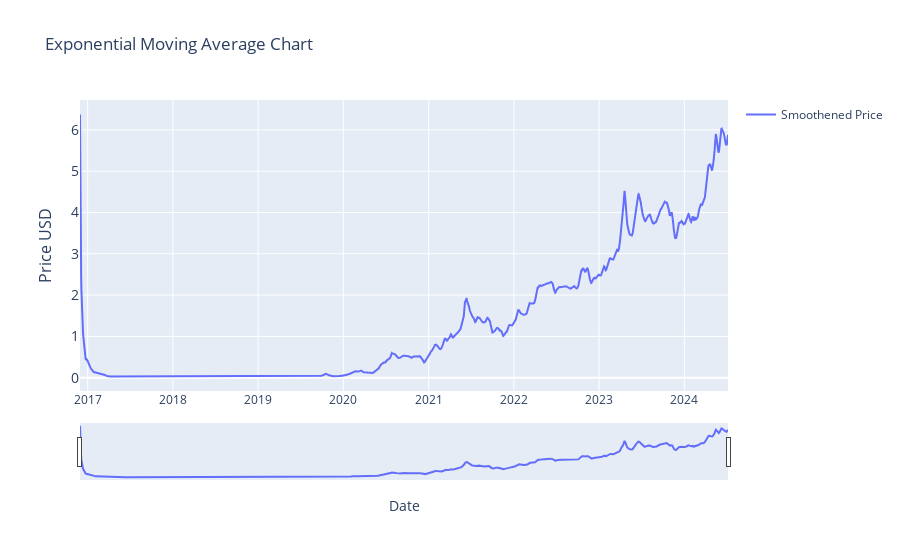

Write notebook code for a chart like this one.
### Markdown cell above
### exponential_moving_average

### Code cell
# Exponential Moving Average (EMA)  
 # | Part of Moving Averages (2) block

import plotly.graph_objects as go
import pandas as pd
from ipywidgets import interact, DatePicker
import numpy as np


df = current_item.copy()

# NOTE: Span = Used to calculate the decay factor. Higher span -> greater exponential smoothing
span = 10
df = calculate_ema(df, span)

start_date_picker = DatePicker(description='Start Date', value=START_DATE)
end_date_picker = DatePicker(description='End Date', value=END_DATE)


interact(lambda start_date, end_date:
            plot_exponential_moving_average(df, start_date, end_date),
            start_date=start_date_picker, end_date=end_date_picker)

### Figure 1 — Plotly figure (JSON) as saved in the notebook; plotly's stock layout.template omitted (floating-point values rounded to 4 significant figures; data arrays with more than 128 entries replaced by an {"elided": "..."} marker saying what was removed)
{"data": [{"mode": "lines", "name": "Smoothened Price", "type": "scatter", "x": {"elided": "2777 str values"}, "y": {"elided": "2777 float values"}}], "layout": {"showlegend": true, "title": {"text": "Exponential Moving Average Chart"}, "xaxis": {"rangeslider": {"visible": true}, "title": {"text": "Date"}, "type": "date"}, "yaxis": {"tickfont": {"size": 14}, "title": {"font": {"size": 16}, "text": "Price USD"}}}}
